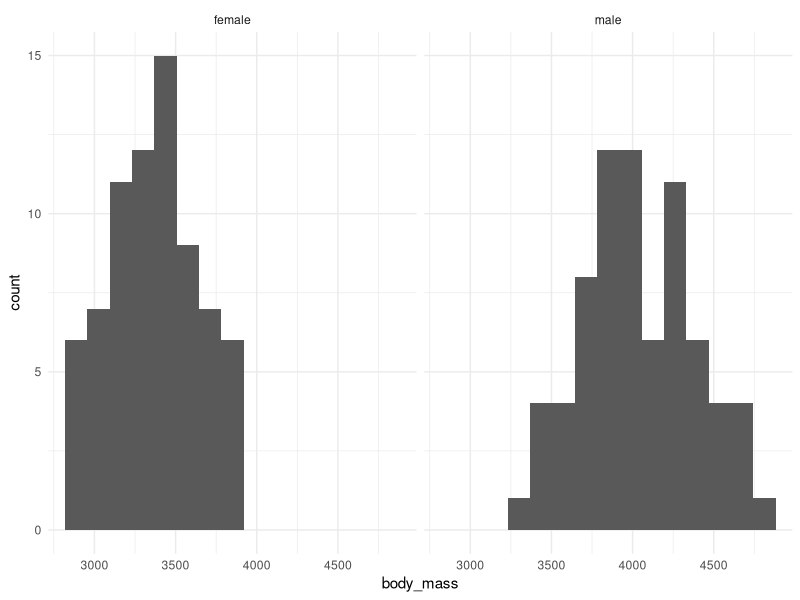
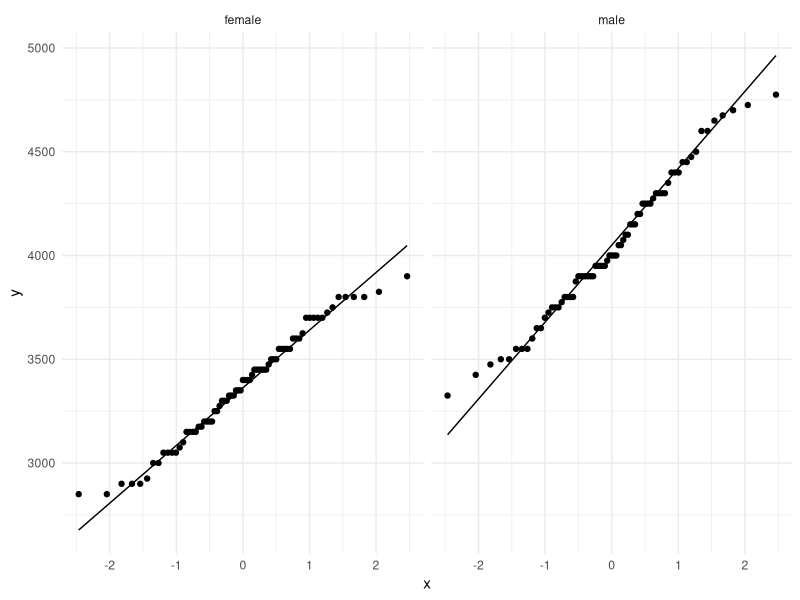
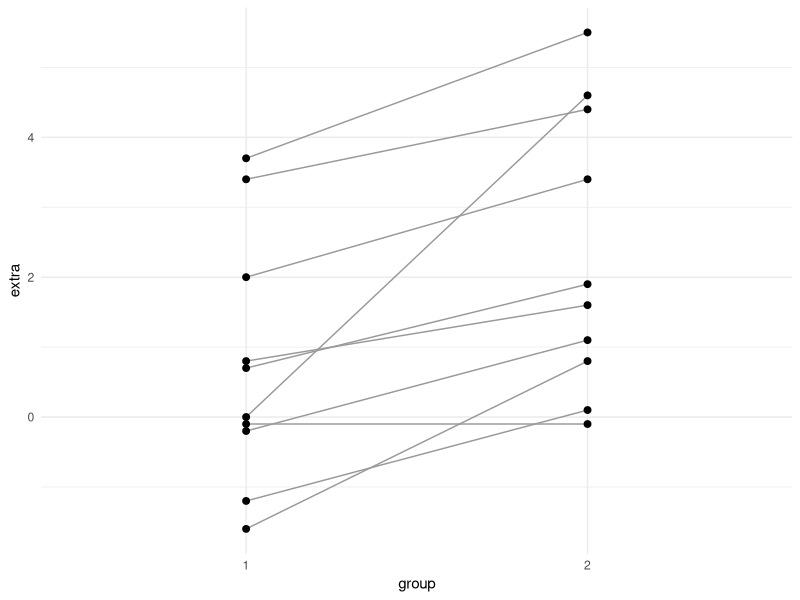

These figures' R source, in order: (Note: this script raises an error after producing the figures.)
## ---- chunk 1
#| include: false
Sys.setenv(LANGUAGE = "en")
suppressPackageStartupMessages({library(tidyverse); library(car)})
theme_set(theme_minimal())
knitr::opts_chunk$set(fig.width = 7, fig.height = 3.5, out.width = "85%")
## ---- chunk 2
#| echo: false
#| message: true
# copie locale de /home/public/stat/penguins.tsv
manchots <- read_tsv("data/penguins.tsv")
## ---- chunk 3
nrow(manchots)
count(manchots, sex)
## ---- chunk 4
manchots |>
  summarise(n = n(),
            moyenne = mean(body_mass, na.rm = TRUE),
            mediane = median(body_mass, na.rm = TRUE),
            ecart_type = sd(body_mass, na.rm = TRUE),
            .by = c(species, sex))
## ---- chunk 5
adelie <- manchots |> filter(species == "Adelie", !is.na(sex))

ggplot(adelie, aes(body_mass)) +
  geom_histogram(bins = 15) +
  facet_wrap(~ sex)

ggplot(adelie, aes(sample = body_mass)) +
  stat_qq() + stat_qq_line() +
  facet_wrap(~ sex)
## ---- chunk 6
adelie |> summarise(p_shapiro = shapiro.test(body_mass)$p.value, .by = sex)
leveneTest(body_mass ~ factor(sex), data = adelie)
## ---- chunk 7
t.test(body_mass ~ sex, data = adelie)
## ---- chunk 8
#| include: false
tt <- t.test(body_mass ~ sex, data = adelie)
## ---- chunk 9
wilcox.test(body_mass ~ sex, data = adelie, exact = FALSE)
## ---- chunk 10
ggplot(sleep, aes(group, extra)) +
  geom_line(aes(group = ID), colour = "grey60") +
  geom_point(size = 2)
## ---- chunk 11
# indépendant : faux ici
t.test(extra ~ group, data = sleep)$p.value

# apparié : on aligne d'abord les deux mesures de chaque patient
sommeil <- sleep |>
  pivot_wider(names_from = group, values_from = extra, names_prefix = "dose_")
sommeil
t.test(sommeil$dose_2, sommeil$dose_1, paired = TRUE)
## ---- chunk 12
t.test(body_mass ~ sex, data = filter(manchots, species == "Adelie"))$p.value
filter(manchots, species == "Adelie") |> count(sex)
## ---- chunk 13
#| error: true
t.test(body_mass ~ species, data = manchots)
## ---- chunk 14
t.test(body_mass ~ species, data = filter(manchots, species %in% c("Adelie", "Chinstrap")))
## ---- chunk 15
adelie |>
  mutate(sex = factor(sex, levels = c("male", "female"))) |>
  t.test(body_mass ~ sex, data = _)
## ---- chunk 16
set.seed(1)
t.test(sample(sommeil$dose_2), sommeil$dose_1, paired = TRUE)$p.value
